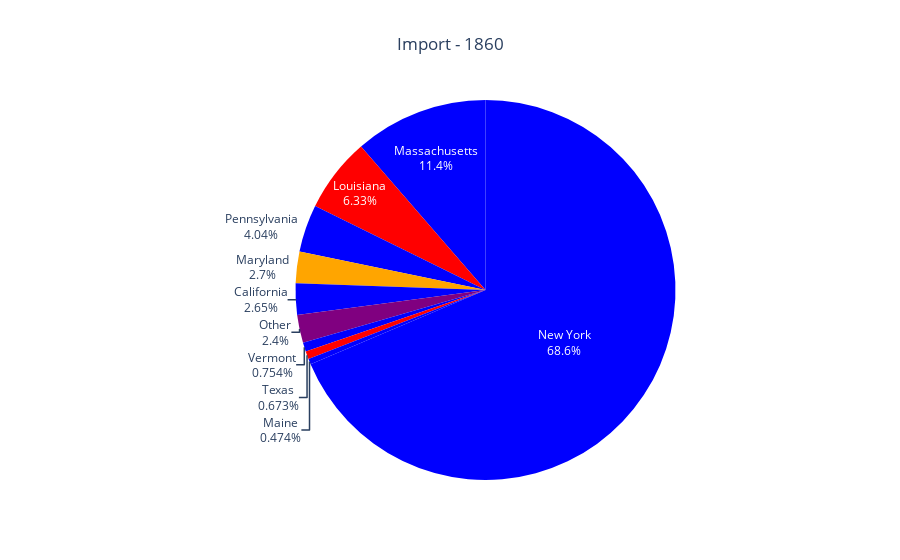

Source (notebook cell):
### Code cell
# Import only

draw_pie(port_data_imp, 'State', 'Imports_Perc', 'Import - 1860').show()

### Figure 1 — Plotly figure (JSON) as saved in the notebook; plotly's stock layout.template omitted (floating-point values rounded to 4 significant figures)
{"data": [{"customdata": [["USA Free"], ["USA Free"], ["CSA Slave"], ["USA Free"], ["USA Slave"], ["USA Free"], ["USA Free"], ["CSA Slave"], ["USA Free"], ["Undet"]], "domain": {"x": [0, 1], "y": [0, 1]}, "hovertemplate": "State=%{label}<br>Imports_Perc=%{value}<br>color=%{customdata[0]}<extra></extra>", "labels": ["New York", "Massachusetts", "Louisiana", "Pennsylvania", "Maryland", "California", "Vermont", "Texas", "Maine", "Other"], "legendgroup": "", "marker": {"colors": ["blue", "blue", "red", "blue", "orange", "blue", "blue", "red", "blue", "purple"]}, "name": "", "showlegend": true, "textinfo": "percent+label", "textposition": ["inside", "inside", "inside", "outside", "outside", "outside", "outside", "outside", "outside", "outside"], "type": "pie", "values": [0.6861, 0.1137, 0.06329, 0.04041, 0.02702, 0.02645, 0.007543, 0.006727, 0.004738, 0.02397]}], "layout": {"legend": {"tracegroupgap": 0}, "showlegend": false, "title": {"text": "Import - 1860", "x": 0.5}}}
